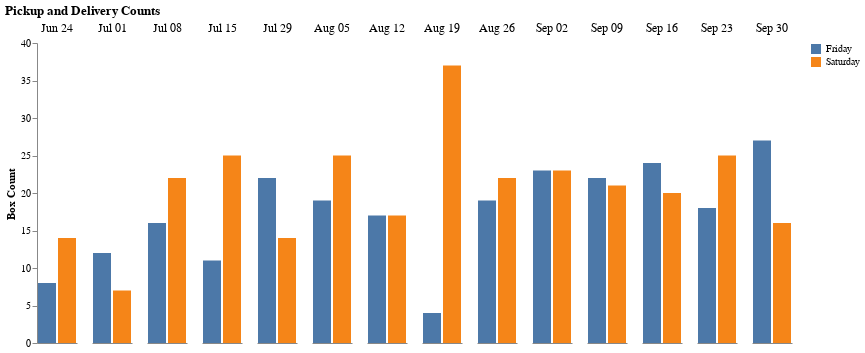

Here is the notebook cell this chart was saved with:
### Markdown cell above
`orient='bottom'` on the column header does not seem to be working and could be a bug in altair 4.2.0 based on some other people reporting the same problem.

As a workaround, we can explicitly set the height, and set `labelPadding` on the column header to the height + 20 or so

You can also set the font size with the `labelFontSize` property

### Code cell
alt.Chart(df[mask]).mark_bar().encode(
    x=alt.X('weekday:N', axis=alt.Axis(ticks=False, labels=False), title=''),
    y=alt.Y('count():Q', axis=alt.Axis(grid=False, title='Box Count')),
    column=alt.Column('monthdate(date):O', title='', spacing=15, header=alt.Header(orient='bottom', labelPadding=-320, labelFontSize=12)),
    color=alt.Color('weekday:N', title='')
).configure_view(stroke=None).properties(title='Pickup and Delivery Counts', height=300)

### Figure 1 — Vega-Lite specification as saved in the notebook (floating-point values rounded to 4 significant figures; data arrays with more than 128 entries replaced by an {"elided": "..."} marker saying what was removed)
{"config": {"view": {"continuousWidth": 400, "continuousHeight": 300, "stroke": null}}, "data": {"name": "data-2d7fc4e2ded173004e68b30ad2bd637b"}, "mark": "bar", "encoding": {"color": {"field": "weekday", "title": "", "type": "nominal"}, "column": {"field": "date", "header": {"labelFontSize": 12, "labelPadding": -320, "orient": "bottom"}, "spacing": 15, "timeUnit": "monthdate", "title": "", "type": "ordinal"}, "x": {"axis": {"labels": false, "ticks": false}, "field": "weekday", "title": "", "type": "nominal"}, "y": {"aggregate": "count", "axis": {"grid": false, "title": "Box Count"}, "type": "quantitative"}}, "height": 300, "title": "Pickup and Delivery Counts", "$schema": "https://vega.github.io/schema/vega-lite/v4.17.0.json", "datasets": {"data-2d7fc4e2ded173004e68b30ad2bd637b": {"elided": "530 records"}}}
